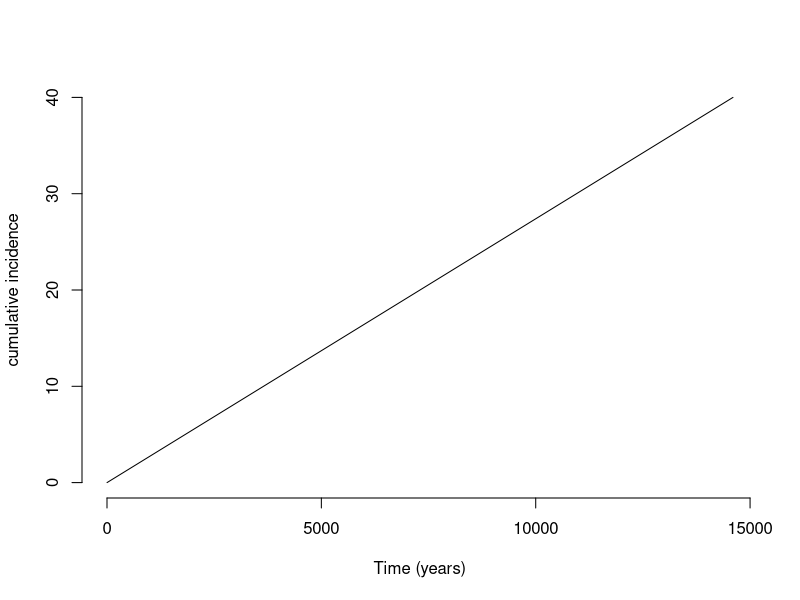
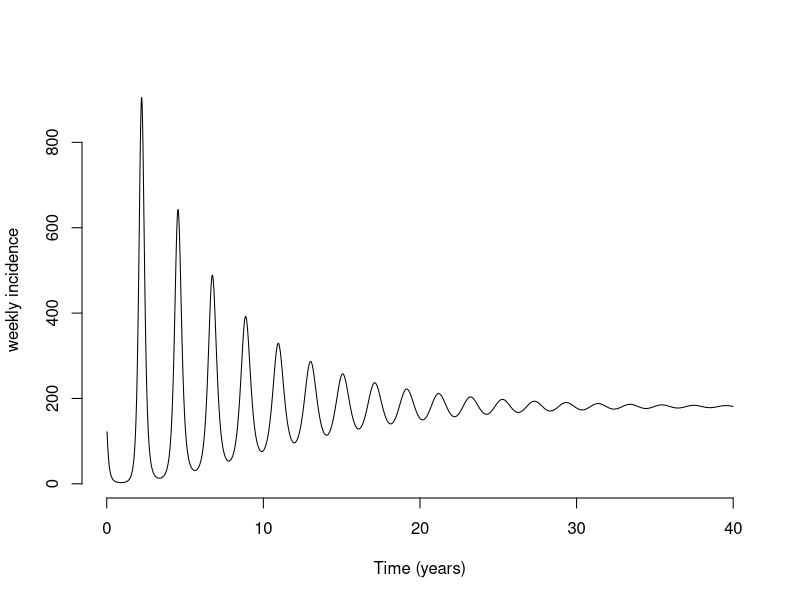
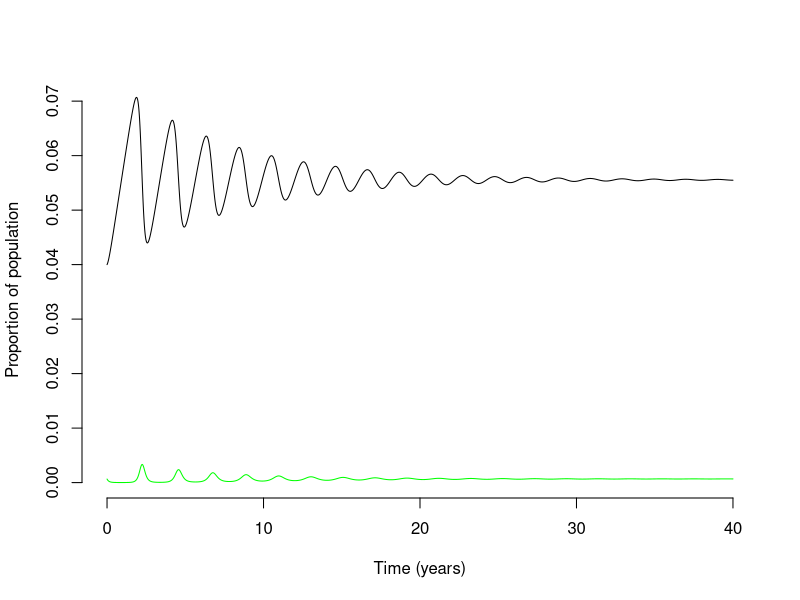
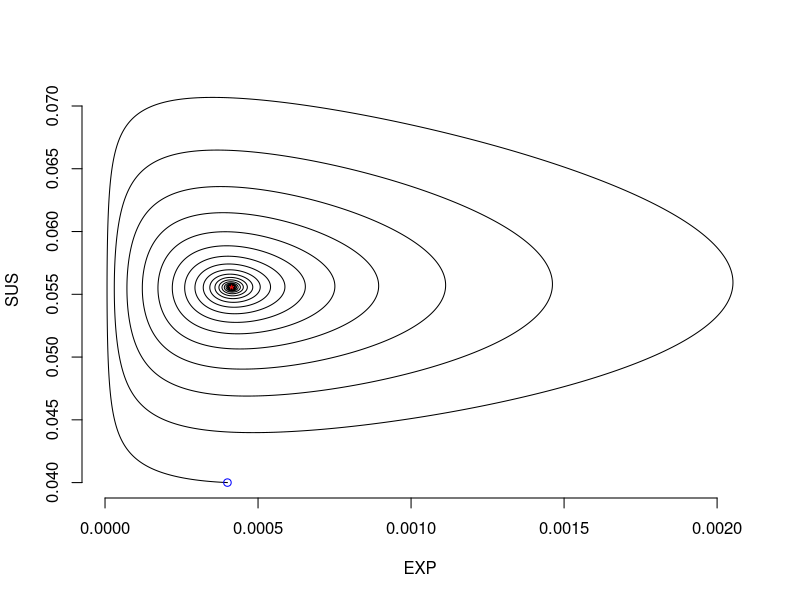
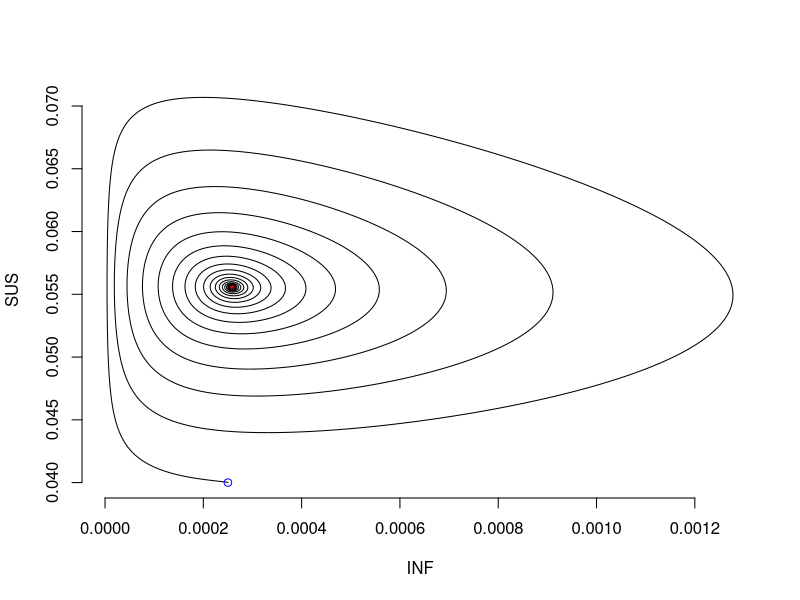

Reproduce these figures in R, in order.
# seir.R
# JRCP 06.05.09
# SEB 05.28.16
# Updated for 2016
#
# NOTE: The model and parameters used in this tutorial modified from:
#
# Earn et al. 2000 A Simple Model for Complex Dynamical Transitions in Epidemics.
# Science 287: 667-670.

beta.calc <- function(Ro,mu=0.02/365.25,sigma=1/8,gamma=1/5){
  Ro/((sigma/(mu+sigma))*(1/(mu+gamma)))
}

S.star <- function(beta,N,mu=0.02/365.25,sigma=1/8,gamma=1/5){
  N*((mu+sigma)/beta)*((mu+gamma)/sigma)
}
E.star <- function(beta,N,mu=0.02/365.25,sigma=1/8,gamma=1/5){
  mu*(N-S.star(beta,N,mu,sigma,gamma))/(mu+sigma)
}
I.star <- function(beta,N,mu=0.02/365.25,sigma=1/8,gamma=1/5){
  (sigma/(mu+gamma))*E.star(beta,N,mu,sigma,gamma)
}
R.star <- function(beta,N,mu=0.02/365.25,sigma=1/8,gamma=1/5){
  (gamma/mu)*I.star(beta,N,mu,sigma,gamma)
}

N0 <- 500000

S.star(beta.calc(13),N0)+E.star(beta.calc(13),N0)+I.star(beta.calc(13),N0)+R.star(beta.calc(13),N0)

S.star(beta.calc(18),N0)
E.star(beta.calc(18),N0)
I.star(beta.calc(18),N0)
R.star(beta.calc(18),N0)

E.star(beta.calc(13),N0)+I.star(beta.calc(13),N0)

E.star(beta.calc(18),300000)+I.star(beta.calc(18),300000)

E.star(beta.calc(13),7200)+I.star(beta.calc(13),7200)
E.star(beta.calc(18),7200)+I.star(beta.calc(18),7200)

## NOTE: The rest of the script is used for the BONUS question.
## You are encouraged to continue commenting the script below this
## line but you should first complete benchmark questions 3 and
## 4 to ensure that you have mastered the script up to this point.

library(deSolve)

seir <- function(t,y,params){
	S <- y[1]
	E <- y[2]
	I <- y[3]
	R <- y[4]
        CI <- y[5]
	
	beta <- params["beta"]
	N <- params["N"]
	mu <- params["mu"]
	sigma <- params["sigma"]
	gamma <- params["gamma"]
	nu <- mu*N

        newInfecteds <- beta*S*I/N
	dSdt <- nu-newInfecteds-mu*S
	dEdt <- newInfecteds-mu*E-sigma*E
	dIdt <- sigma*E-mu*I-gamma*I
	dRdt <- gamma*I-mu*R
        dCIt <- newInfecteds
		
	return(list(c(dSdt,dEdt,dIdt,dRdt, dCIt)))
}

## Note that N0 is defined earlier in the script as 500,000.

param.vals <- c(
  beta=beta.calc(18),
  N=N0,
  mu=.02/365.25,
  sigma=1/8,
  gamma=1/5
)

times <- seq(0,40*365,1)

S0 <- 20000
E0 <- 200
I0 <- 125
CI0 <- 0

## Stop and think about this. What is the level of immunity in
## the population for these initial conditions and a population
## size N0?

init <- c(sus=S0,exp=E0,inf=I0,rec=N0-S0-E0-I0, cumInc=0)

tc <- data.frame(lsoda(init,times,seir,param.vals))


## cumulative incidence
plot(tc$time/365,tc$CI0,type="l",xlab="Time (years)",ylab="cumulative incidence",bty="n")

calcIncidence <- function(tc, everyDays = 7) {
    weekTimes <- tc$time[tc$time %%7 ==0]
    cumIncAtWeeks <- tc[tc$time %in% weekTimes, 'cumInc']
    weeklyIncidence <- diff(cumIncAtWeeks)
    
    incDat <- data.frame(time = weekTimes[-1], incidence = weeklyIncidence)
    return(incDat)
}

incDat <- calcIncidence(tc, everyDays = 7)
head(incDat,50)
## plot incidence
plot(incDat$time/365, incDat$incidence, type="l",xlab="Time (years)",ylab="weekly incidence",bty="n")


plot(tc$time/365,tc$sus/N0,type="l",xlab="Time (years)",ylab="Proportion of population",bty="n",ylim=c(0,max(tc$sus/N0)))
text(50,1.1*S.star(beta.calc(18),N0)/N0,"S(t)")
lines(tc$time/365,(tc$exp+tc$inf)/N0,col="green")
text(50,0.2*S.star(beta.calc(18),N0)/N0,"E(t)+I(t)",col="green")

plot(tc$exp/N0,tc$sus/N0,type="l",xlab="EXP",ylab="SUS",bty="n")
points(E.star(beta.calc(18),N0)/N0,S.star(beta.calc(18),N0)/N0,pch="*",col="red")
points(E0/N0,S0/N0,col="blue")

plot(tc$inf/N0,tc$sus/N0,type="l",xlab="INF",ylab="SUS",bty="n")
points(I.star(beta.calc(18),N0)/N0,S.star(beta.calc(18),N0)/N0,pch="*",col="red")
points(I0/N0,S0/N0,col="blue")
